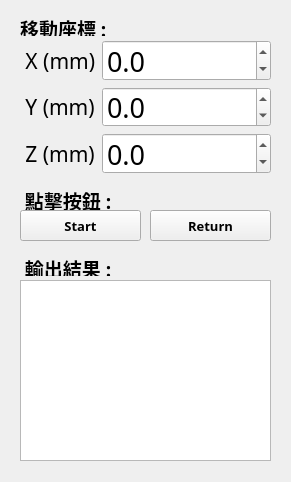
<?xml version="1.0" encoding="UTF-8"?>
<ui version="4.0">
 <class>Form</class>
 <widget class="QWidget" name="Form">
  <property name="geometry">
   <rect>
    <x>0</x>
    <y>0</y>
    <width>291</width>
    <height>482</height>
   </rect>
  </property>
  <property name="windowTitle">
   <string>Form</string>
  </property>
  <widget class="QPushButton" name="with_start">
   <property name="geometry">
    <rect>
     <x>20</x>
     <y>210</y>
     <width>121</width>
     <height>31</height>
    </rect>
   </property>
   <property name="font">
    <font>
     <family>微軟正黑體</family>
     <pointsize>10</pointsize>
     <weight>75</weight>
     <bold>true</bold>
     <strikeout>false</strikeout>
    </font>
   </property>
   <property name="text">
    <string>Start</string>
   </property>
  </widget>
  <widget class="QPushButton" name="with_return">
   <property name="geometry">
    <rect>
     <x>150</x>
     <y>210</y>
     <width>121</width>
     <height>31</height>
    </rect>
   </property>
   <property name="font">
    <font>
     <family>微軟正黑體</family>
     <pointsize>10</pointsize>
     <weight>75</weight>
     <bold>true</bold>
    </font>
   </property>
   <property name="text">
    <string>Return</string>
   </property>
  </widget>
  <widget class="QLabel" name="label_results_window">
   <property name="geometry">
    <rect>
     <x>20</x>
     <y>260</y>
     <width>91</width>
     <height>16</height>
    </rect>
   </property>
   <property name="font">
    <font>
     <family>微軟正黑體</family>
     <pointsize>14</pointsize>
     <weight>75</weight>
     <bold>true</bold>
    </font>
   </property>
   <property name="text">
    <string> 輸出結果 :</string>
   </property>
  </widget>
  <widget class="QLabel" name="label_button">
   <property name="geometry">
    <rect>
     <x>20</x>
     <y>190</y>
     <width>91</width>
     <height>20</height>
    </rect>
   </property>
   <property name="font">
    <font>
     <family>微軟正黑體</family>
     <pointsize>14</pointsize>
     <weight>75</weight>
     <bold>true</bold>
    </font>
   </property>
   <property name="text">
    <string> 點擊按鈕 :</string>
   </property>
  </widget>
  <widget class="QListWidget" name="listWidget_results_window">
   <property name="geometry">
    <rect>
     <x>20</x>
     <y>280</y>
     <width>251</width>
     <height>181</height>
    </rect>
   </property>
  </widget>
  <widget class="QWidget" name="formLayoutWidget">
   <property name="geometry">
    <rect>
     <x>20</x>
     <y>40</y>
     <width>251</width>
     <height>134</height>
    </rect>
   </property>
   <layout class="QFormLayout" name="form_3d">
    <item row="0" column="0">
     <widget class="QLabel" name="label_x">
      <property name="font">
       <font>
        <family>微軟正黑體</family>
        <pointsize>16</pointsize>
       </font>
      </property>
      <property name="text">
       <string> X (mm)</string>
      </property>
     </widget>
    </item>
    <item row="1" column="1">
     <widget class="QDoubleSpinBox" name="value_y">
      <property name="font">
       <font>
        <family>微軟正黑體</family>
        <pointsize>20</pointsize>
       </font>
      </property>
      <property name="cursor">
       <cursorShape>ArrowCursor</cursorShape>
      </property>
      <property name="mouseTracking">
       <bool>false</bool>
      </property>
      <property name="tabletTracking">
       <bool>false</bool>
      </property>
      <property name="acceptDrops">
       <bool>false</bool>
      </property>
      <property name="autoFillBackground">
       <bool>false</bool>
      </property>
      <property name="wrapping">
       <bool>false</bool>
      </property>
      <property name="accelerated">
       <bool>false</bool>
      </property>
      <property name="showGroupSeparator" stdset="0">
       <bool>false</bool>
      </property>
      <property name="prefix">
       <string/>
      </property>
      <property name="suffix">
       <string/>
      </property>
      <property name="decimals">
       <number>1</number>
      </property>
      <property name="minimum">
       <double>-200.000000000000000</double>
      </property>
      <property name="maximum">
       <double>200.000000000000000</double>
      </property>
      <property name="singleStep">
       <double>1.000000000000000</double>
      </property>
     </widget>
    </item>
    <item row="2" column="0">
     <widget class="QLabel" name="label_z">
      <property name="font">
       <font>
        <family>微軟正黑體</family>
        <pointsize>16</pointsize>
       </font>
      </property>
      <property name="text">
       <string> Z (mm)</string>
      </property>
     </widget>
    </item>
    <item row="1" column="0">
     <widget class="QLabel" name="label_y">
      <property name="font">
       <font>
        <family>微軟正黑體</family>
        <pointsize>16</pointsize>
       </font>
      </property>
      <property name="text">
       <string> Y (mm)</string>
      </property>
     </widget>
    </item>
    <item row="2" column="1">
     <widget class="QDoubleSpinBox" name="value_z">
      <property name="sizePolicy">
       <sizepolicy hsizetype="Minimum" vsizetype="Fixed">
        <horstretch>0</horstretch>
        <verstretch>0</verstretch>
       </sizepolicy>
      </property>
      <property name="font">
       <font>
        <family>微軟正黑體</family>
        <pointsize>20</pointsize>
       </font>
      </property>
      <property name="toolTip">
       <string>x</string>
      </property>
      <property name="prefix">
       <string/>
      </property>
      <property name="suffix">
       <string/>
      </property>
      <property name="decimals">
       <number>1</number>
      </property>
      <property name="minimum">
       <double>-100.000000000000000</double>
      </property>
      <property name="singleStep">
       <double>1.000000000000000</double>
      </property>
      <property name="value">
       <double>0.000000000000000</double>
      </property>
     </widget>
    </item>
    <item row="0" column="1">
     <widget class="QDoubleSpinBox" name="value_x">
      <property name="font">
       <font>
        <family>微軟正黑體</family>
        <pointsize>20</pointsize>
       </font>
      </property>
      <property name="suffix">
       <string/>
      </property>
      <property name="decimals">
       <number>1</number>
      </property>
      <property name="minimum">
       <double>-200.000000000000000</double>
      </property>
      <property name="maximum">
       <double>200.000000000000000</double>
      </property>
      <property name="singleStep">
       <double>1.000000000000000</double>
      </property>
     </widget>
    </item>
   </layout>
  </widget>
  <widget class="QLabel" name="label_3d">
   <property name="geometry">
    <rect>
     <x>20</x>
     <y>20</y>
     <width>91</width>
     <height>16</height>
    </rect>
   </property>
   <property name="font">
    <font>
     <family>微軟正黑體</family>
     <pointsize>14</pointsize>
     <weight>75</weight>
     <bold>true</bold>
    </font>
   </property>
   <property name="text">
    <string>移動座標 :</string>
   </property>
  </widget>
 </widget>
 <tabstops>
  <tabstop>with_start</tabstop>
  <tabstop>with_return</tabstop>
 </tabstops>
 <resources/>
 <connections/>
</ui>
